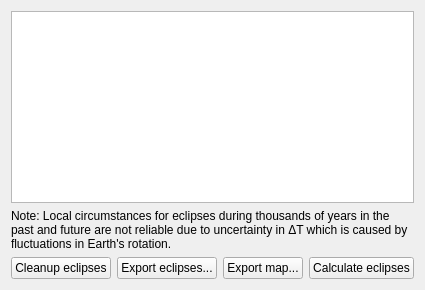
            <widget class="QWidget" name="tabSolarEclipseLocal">
             <attribute name="title">
              <string>Local Solar Eclipses</string>
             </attribute>
             <layout class="QGridLayout" name="gridLayout_21">
              <item row="3" column="0">
               <layout class="QHBoxLayout" name="horizontalLayout_44">
                <item>
                 <widget class="QPushButton" name="solareclipseslocalCleanupButton">
                  <property name="text">
                   <string>Cleanup eclipses</string>
                  </property>
                 </widget>
                </item>
                <item>
                 <widget class="QPushButton" name="solareclipseslocalSaveButton">
                  <property name="text">
                   <string>Export eclipses...</string>
                  </property>
                 </widget>
                </item>
                <item>
                 <widget class="QPushButton" name="solareclipseslocalMapSaveButton">
                  <property name="toolTip">
                   <string>Export a visibility map of the selected eclipse</string>
                  </property>
                  <property name="text">
                   <string>Export map...</string>
                  </property>
                 </widget>
                </item>
                <item>
                 <widget class="QPushButton" name="solareclipseslocalCalculateButton">
                  <property name="text">
                   <string>Calculate eclipses</string>
                  </property>
                 </widget>
                </item>
               </layout>
              </item>
              <item row="1" column="0">
               <widget class="QTreeWidget" name="solareclipselocalTreeWidget">
                <property name="rootIsDecorated">
                 <bool>false</bool>
                </property>
                <property name="uniformRowHeights">
                 <bool>true</bool>
                </property>
                <property name="itemsExpandable">
                 <bool>false</bool>
                </property>
                <property name="sortingEnabled">
                 <bool>true</bool>
                </property>
                <property name="expandsOnDoubleClick">
                 <bool>false</bool>
                </property>
                <property name="columnCount">
                 <number>0</number>
                </property>
                <attribute name="headerShowSortIndicator" stdset="0">
                 <bool>true</bool>
                </attribute>
               </widget>
              </item>
              <item row="2" column="0">
               <widget class="QLabel" name="UncertaintiesNoteLabel">
                <property name="text">
                 <string>Note: Local circumstances for eclipses during thousands of years in the past and future are not reliable due to uncertainty in ΔT which is caused by fluctuations in Earth's rotation.</string>
                </property>
                <property name="wordWrap">
                 <bool>true</bool>
                </property>
               </widget>
              </item>
             </layout>
            </widget>
